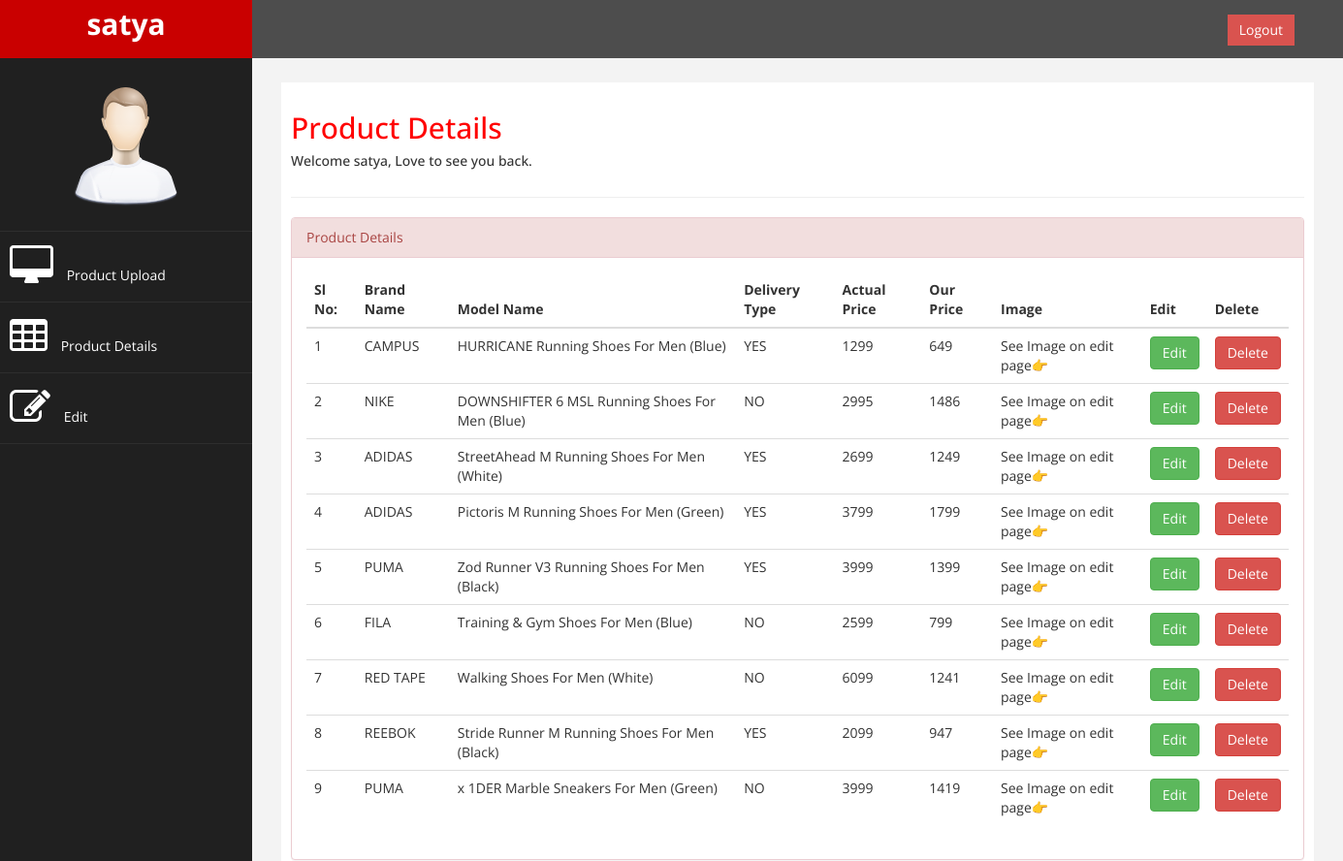
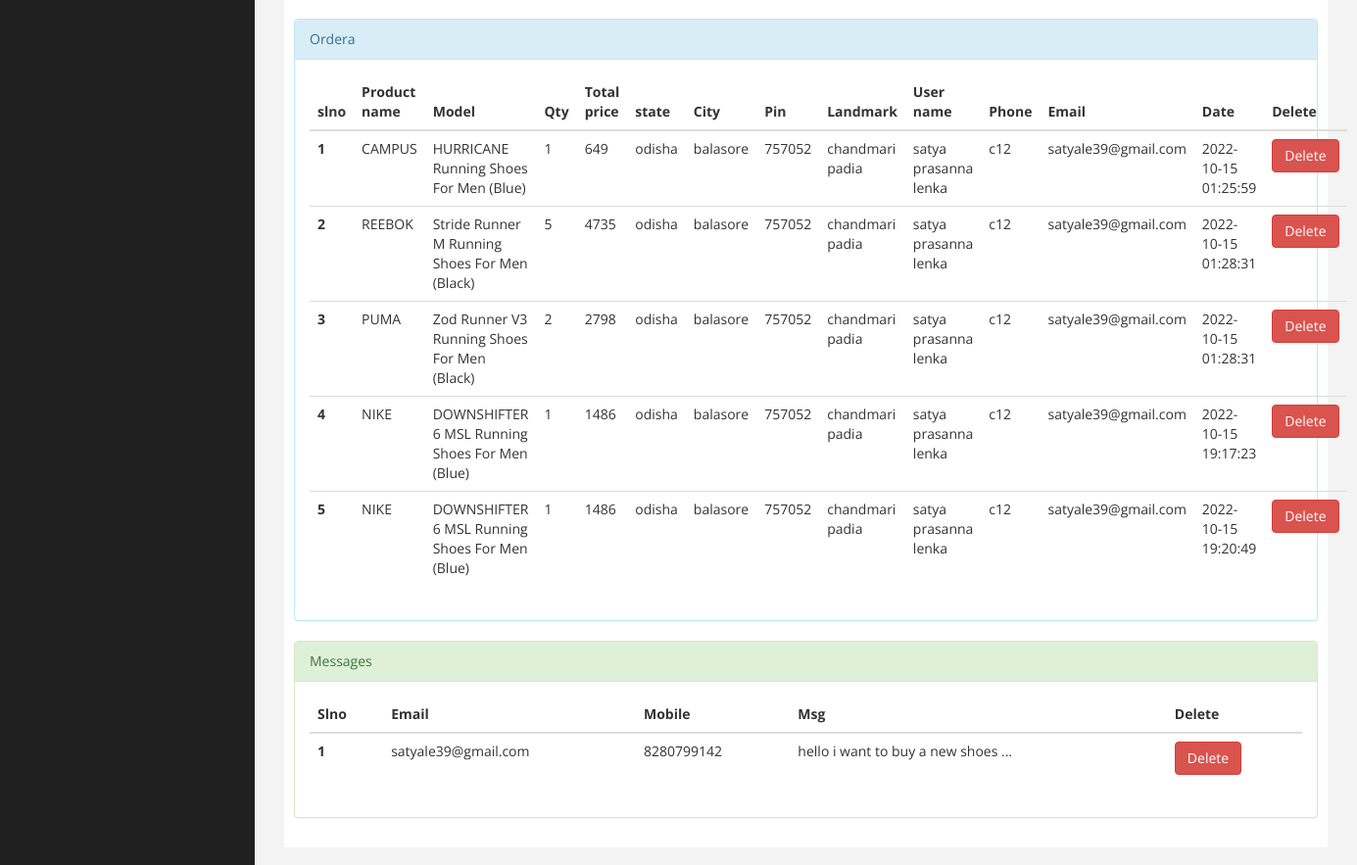
The page /admin/table.php (signed in) on the database its author committed (2 pictures, top to bottom).
### tables this page shows
CREATE TABLE `productdetails` (
  `id` int(11) NOT NULL,
  `brandName` varchar(50) NOT NULL,
  `modelName` varchar(80) NOT NULL,
  `actualPrice` varchar(15) NOT NULL,
  `ourPrice` varchar(15) NOT NULL,
  `delivery` varchar(10) NOT NULL,
  `photo` mediumblob NOT NULL,
  `date` date NOT NULL DEFAULT current_timestamp()
);

CREATE TABLE `order_details` (
  `id` int(11) NOT NULL,
  `product_id` varchar(10) NOT NULL,
  `user_id` varchar(20) NOT NULL,
  `state` varchar(50) NOT NULL,
  `city` varchar(50) NOT NULL,
  `pin` varchar(10) NOT NULL,
  `landmark` varchar(40) NOT NULL,
  `price` varchar(30) NOT NULL,
  `qty` varchar(20) NOT NULL,
  `time` datetime NOT NULL DEFAULT current_timestamp()
);

CREATE TABLE `user_login` (
  `id` int(11) NOT NULL,
  `name` varchar(40) NOT NULL,
  `email` varchar(40) NOT NULL,
  `state` varchar(20) NOT NULL,
  `city` varchar(20) NOT NULL,
  `pin` varchar(10) NOT NULL,
  `landmark` varchar(40) NOT NULL,
  `mobile` varchar(30) NOT NULL,
  `usercookie` varchar(30) NOT NULL,
  `password` varchar(100) NOT NULL,
  `token` varchar(50) NOT NULL,
  `status` varchar(10) NOT NULL
);

CREATE TABLE `contact` (
  `id` int(11) NOT NULL,
  `name` varchar(50) NOT NULL,
  `email` varchar(50) NOT NULL,
  `mobile` varchar(15) NOT NULL,
  `msg` text NOT NULL
);

### admin/table.php (the view, shortened to what this page needs)
<?php
$name = false;
include("../components/connection.php");
if (isset($_SESSION['name'])) {
    $name = $_SESSION['name'];
}
?>
<!DOCTYPE html>
<html xmlns="http://www.w3.org/1999/xhtml">
<head>
    <link href="assets/css/bootstrap.css" rel="stylesheet" />
    <link href="assets/css/font-awesome.css" rel="stylesheet" />
    <link href="assets/css/custom.css" rel="stylesheet" />
    <link href="assets/js/dataTables/dataTables.bootstrap.css" rel="stylesheet" />
</head>
<body>
    <div id="wrapper">
        <nav class="navbar navbar-default navbar-cls-top " role="navigation" style="margin-bottom: 0">
            <div class="navbar-header">
                <a class="navbar-brand" href="../index.php"><?php echo " $name" ?></a>
            </div>
            <div style="color: white;
padding: 15px 50px 5px 50px;
float: right;
font-size: 16px;"> <a href="./logout.php" class="btn btn-danger square-btn-adjust">Logout</a> </div>
        </nav>
        <?php include("./sidebar.php") ?>
        <div id="page-wrapper">
            <div id="page-inner">
                <div class="row">
                    <div class="col-md-12">
                        <h2>Product Details</h2>
                        <h5>Welcome <?php echo " $name" ?>, Love to see you back. </h5>
                    </div>
                </div>
                <hr />
                <div class="row">
                    <div class="col-md-12">
                        <div class="panel panel-danger">
                            <div class="panel-heading">
                                Product Details
                            </div>
                            <div class="panel-body">
                                <div class="table-responsive">
                                    <table class="table table-hover">
                                        <thead>
                                            <tr>
                                                <th>Sl No:</th>
                                                <th>Brand Name</th>
                                                <th>Model Name</th>
                                                <th>Delivery Type</th>
                                                <th>Actual Price</th>
                                                <th>Our Price</th>
                                                <th>Image</th>
                                                <th>Edit</th>
                                                <th>Delete</th>
                                            </tr>
                                        </thead>
                                        <tbody>
                                            <?php
                                            $sql = "SELECT * FROM `productdetails` ";
                                            $result = mysqli_query($conn, $sql);
                                            $slno = 0;
                                            while ($row = mysqli_fetch_assoc($result)) {
                                                $slno += 1;
                                                echo ' <tr>
                                                <td>' . $slno . '</td>
                                                <td>' . $row['brandName'] . '</td>
                                                <td>' . $row['modelName'] . '</td>
                                                <td style="text-transform: uppercase;">' . $row['delivery'] . '</td>
                                                <td>' . $row['actualPrice'] . '</td>
                                                <td>' . $row['ourPrice'] . '</td>
                                                <td>See Image on edit page👉</td>
                                                <td><a href="form.php?id=' . $row['id'] . '" ><button class="btn btn-success">Edit</button></a></td>
                                                <td><a href="deleteProduct.php?id=' . $row['id'] . '" ><button class="btn btn-danger">Delete</button></a></td>
                                            </tr>';
                                            }
                                            ?>
                                        </tbody>
                                    </table>
                                </div>
                            </div>
                        </div>
                    </div>
                </div>
                <div class="row ">
                    <div class="col-md-12 ">
                        <div class="panel panel-info">
                            <div class="panel-heading ">
                                Ordera
                            </div>
                            <div class="panel-body">
                                <div class="table-responsive">
                                    <table class="table table-hover">
                                        <thead>
                                            <tr>
                                                <th scope="col">slno</th>
                                                <th scope="col">Product name</th>
                                                <th scope="col">Model</th>
                                                <th scope="col">Qty</th>
                                                <th scope="col">Total price</th>
                                                <th scope="col">state</th>
                                                <th scope="col">City</th>
                                                <th scope="col">Pin</th>
                                                <th scope="col">Landmark</th>
                                                <th scope="col">User name</th>
                                                <th scope="col">Phone</th>
                                                <th scope="col">Email</th>
                                                <th scope="col">Date</th>
                                                <th scope="col">Delete</th>
                                            </tr>
                                        </thead>
                                        <tbody>
                                            <?php
                                            $sql = "SELECT * FROM `order_details`";
                                            $result = mysqli_query($conn, $sql);
                                            $slno = 0;
                                            while ($row = mysqli_fetch_assoc($result)) {
                                                $pid = $row['product_id'];
                                                $sql = "SELECT * FROM `productdetails` WHERE `id` = '$pid'";
                                                $resultt = mysqli_query($conn, $sql);
                                                $rew = mysqli_fetch_assoc($resultt);
                                                $uid = $row['user_id'];
                                                $sqll = "SELECT * FROM `user_login` WHERE `id` = '$uid'";
                                                $resulttt = mysqli_query($conn, $sqll);
                                                $rpw = mysqli_fetch_assoc($resulttt);
                                                $slno += 1;
                                                echo '
                                                <tr>
                                                <th scope="row">' . $slno . '</th>
                                                <td>' . $rew['brandName'] . '</td>
                                                <td>' . $rew['modelName'] . '</td>
                                                <td>' . $row['qty'] . '</td>
                                                <td>' . $rew['ourPrice'] * $row['qty'] . '</td>
                                                <td>' . $row['state'] . '</td>
                                                <td>' . $row['city'] . '</td>
                                                <td>' . $row['pin'] . '</td>
                                                <td>' . $row['landmark'] . '</td>
                                                <td>' . $rpw['name'] . '</td>
                                                <td>' . $rpw['mobile'] . '</td>
                                                <td>' . $rpw['email'] . '</td>
                                                <td>' . $row['time'] . '</td>
                                                <td><a href="orderDelete.php?id=' . $row['id'] . '" ><button class="btn btn-danger">Delete</button></a></td>
                                            </tr>
                                                ';
                                            }
                                            ?>
                                        </tbody>
                                    </table>
                                </div>
                            </div>
                        </div>
                    </div>
                    <div class="col-md-12">
                        <div class="panel panel-success">
                            <div class="panel-heading">
                                Messages
                            </div>
                            <div class="panel-body">
                                <div class="table-responsive">
                                    <table class="table table-hover">
                                        <thead>
                                            <tr>
                                                <th scope="col">Slno</th>
                                                <th scope="col">Email</th>
                                                <th scope="col">Mobile</th>
                                                <th scope="col">Msg</th>
                                                <th scope="col">Delete</th>
                                            </tr>
                                        </thead>
                                        <tbody>
                                            <?php
                                            $sql = "SELECT * FROM `contact`";
                                            $result = mysqli_query($conn, $sql);
                                            $slno = 0;
                                            while ($row = mysqli_fetch_assoc($result)) {
                                                $slno += 1;
                                                echo '
                                                <tr>
                                                <th scope="row">' . $slno . '</th>
                                                <td>' . $row['email'] . '</td>
                                                <td>' . $row['mobile'] . '</td>
                                                <td>' . $row['msg'] . '</td>
                                                <td><a href="msgDelete.php?id=' . $row['id'] . '" ><button class="btn btn-danger">Delete</button></a></td>
                                            </tr>
                                            </tr>
                                                ';
                                            }
                                            ?>
                                        </tbody>
                                    </table>
                                </div>
                            </div>
                        </div>
                    </div>
                </div>
            </div>
        </div>
    </div>
</body>
</html>

### admin/sidebar.php
<?php
echo '
<nav class="navbar-default navbar-side" role="navigation">
            <div class="sidebar-collapse">
                <ul class="nav" id="main-menu">
                    <li class="text-center">
                        <img src="assets/img/find_user.png" class="user-image img-responsive" />
                    </li>
                    <li>
                        <a href="ui.php"><i class="fa fa-desktop fa-3x"></i> Product Upload</a>
                    </li>
                    <li>
                        <a  href="table.php"><i class="fa fa-table fa-3x"></i> Product Details</a>
                    </li>
                    <li>
                        <a href="form.php"><i class="fa fa-edit fa-3x"></i> Edit </a>
                    </li>
                </ul>
            </div>
        </nav>
';

### admin/assets/css/custom.css (style rules this page uses)
body { font-family: 'Open Sans', sans-serif; }
#wrapper { width: 100%; background:#202020; }
#page-wrapper { padding: 15px 15px; min-height: 600px; background:#F3F3F3; }
#page-inner { width:100%; margin:10px 20px 10px 0px; background-color:#fff!important; padding:10px; min-height:1200px; }
.text-center { text-align:center; }
h2 { color: #f00; }
.square-btn-adjust { border: 0px solid transparent; -webkit-border-radius: 0px; -moz-border-radius: 0px; border-radius: 0px; }
.user-image { margin: 25px auto; -webkit-border-radius: 10px; -moz-border-radius: 10px; border-radius: 10px; max-height:170px; max-width:170px; }
.navbar-cls-top .navbar-brand { color: #fff; background: #C90000; width: 260px; text-align: center; height: 60px; font-size: 30px; font-weight: 700; }
.sidebar-collapse , .sidebar-collapse .nav { background:none; }
.sidebar-collapse .nav { padding:0; }
.sidebar-collapse .nav > li > a { color:#fff; background:#202020; text-shadow:none; }
.sidebar-collapse > .nav > li > a { padding:15px 10px; }
.sidebar-collapse > .nav > li { border-bottom: 1px solid rgba(107, 108, 109, 0.19); }
.navbar-side { border:none; background-color: #202020; }
.navbar-cls-top { background:#4D4D4D; border-bottom:none; }
.navbar-default { border:0px solid black; }
.navbar-header { background: #A70303; }
.nav > li > a > i { margin-right:10px; }
@media (min-width:768px) { #page-wrapper { margin: 0 0 0 260px; padding: 15px 30px; min-height: 1200px; } }
@media (min-width:768px) { .navbar-side { z-index: 1; position: absolute; width: 260px; } }
@media (min-width:768px) { .navbar { border-radius: 0px; } }

### rows shown on the page
productdetails: brandName "CAMPUS", modelName "HURRICANE Running Shoes For Men (Blue)", delivery "YES", actualPrice "1299", ourPrice "649"
productdetails: brandName "NIKE", modelName "DOWNSHIFTER 6 MSL Running Shoes For Men (Blue)", delivery "NO", actualPrice "2995", ourPrice "1486"
productdetails: brandName "ADIDAS", modelName "StreetAhead M Running Shoes For Men (White)", delivery "YES", actualPrice "2699", ourPrice "1249"
productdetails: brandName "ADIDAS", modelName "Pictoris M Running Shoes For Men (Green)", delivery "YES", actualPrice "3799", ourPrice "1799"
productdetails: brandName "PUMA", modelName "Zod Runner V3 Running Shoes For Men (Black)", delivery "YES", actualPrice "3999", ourPrice "1399"
productdetails: brandName "FILA", modelName "Training & Gym Shoes For Men (Blue)", delivery "NO", actualPrice "2599", ourPrice "799"
productdetails: brandName "RED TAPE", modelName "Walking Shoes For Men (White)", delivery "NO", actualPrice "6099", ourPrice "1241"
productdetails: brandName "REEBOK", modelName "Stride Runner M Running Shoes For Men (Black)", delivery "YES", actualPrice "2099", ourPrice "947"
productdetails: brandName "PUMA", modelName "x 1DER Marble Sneakers For Men (Green)", delivery "NO", actualPrice "3999", ourPrice "1419"
order_details: productdetails.brandName "CAMPUS", productdetails.modelName "HURRICANE Running Shoes For Men (Blue)", qty "1", productdetails.ourPrice "649", state "odisha", city "balasore", pin "757052", landmark "chandmari padia", user_login.name "satya prasanna lenka", user_login.mobile "c12", user_login.email "satyale39@gmail.com", time "2022-10-15 01:25:59"
order_details: productdetails.brandName "REEBOK", productdetails.modelName "Stride Runner M Running Shoes For Men (Black)", qty "5", $rew['ourPrice']*$row['qty'] "4735", state "odisha", city "balasore", pin "757052", landmark "chandmari padia", user_login.name "satya prasanna lenka", user_login.mobile "c12", user_login.email "satyale39@gmail.com", time "2022-10-15 01:28:31"
order_details: productdetails.brandName "PUMA", productdetails.modelName "Zod Runner V3 Running Shoes For Men (Black)", qty "2", $rew['ourPrice']*$row['qty'] "2798", state "odisha", city "balasore", pin "757052", landmark "chandmari padia", user_login.name "satya prasanna lenka", user_login.mobile "c12", user_login.email "satyale39@gmail.com", time "2022-10-15 01:28:31"
order_details: productdetails.brandName "NIKE", productdetails.modelName "DOWNSHIFTER 6 MSL Running Shoes For Men (Blue)", qty "1", productdetails.ourPrice "1486", state "odisha", city "balasore", pin "757052", landmark "chandmari padia", user_login.name "satya prasanna lenka", user_login.mobile "c12", user_login.email "satyale39@gmail.com", time "2022-10-15 19:17:23"
order_details: productdetails.brandName "NIKE", productdetails.modelName "DOWNSHIFTER 6 MSL Running Shoes For Men (Blue)", qty "1", productdetails.ourPrice "1486", state "odisha", city "balasore", pin "757052", landmark "chandmari padia", user_login.name "satya prasanna lenka", user_login.mobile "c12", user_login.email "satyale39@gmail.com", time "2022-10-15 19:20:49"
contact: email "satyale39@gmail.com", mobile "8280799142", msg "hello i want to buy a new shoes ..."

### other values the page prints
$name "satya"
